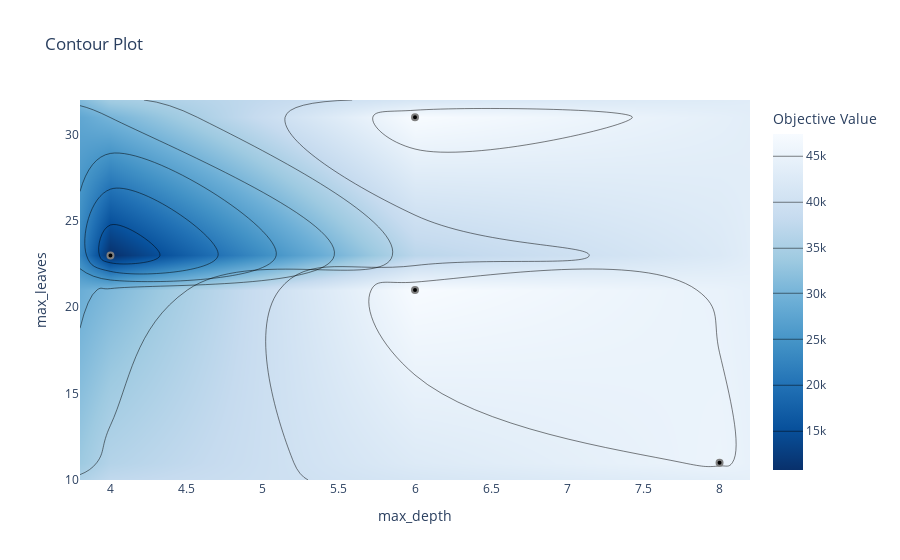

Notebook cell for this chart:
### Code cell
ov.plot_contour(study, params=["max_depth", "max_leaves"])

### Figure 1 — Plotly figure (JSON) as saved in the notebook; plotly's stock layout.template omitted (floating-point values rounded to 4 significant figures)
{"data": [{"colorbar": {"title": {"text": "Objective Value"}}, "colorscale": [[0, "rgb(247,251,255)"], [0.125, "rgb(222,235,247)"], [0.25, "rgb(198,219,239)"], [0.375, "rgb(158,202,225)"], [0.5, "rgb(107,174,214)"], [0.625, "rgb(66,146,198)"], [0.75, "rgb(33,113,181)"], [0.875, "rgb(8,81,156)"], [1, "rgb(8,48,107)"]], "connectgaps": true, "contours": {"coloring": "heatmap"}, "hoverinfo": "none", "line": {"smoothing": 1.3}, "reversescale": true, "type": "contour", "x": [3.8, 4, 6, 8, 8.2], "y": [10, 11, 21, 23, 31, 32], "z": [[null, null, null, null, null], [null, null, null, 45340.0, null], [null, null, 47380.0, null, null], [null, 10740.0, null, null, null], [null, null, 47400.0, null, null], [null, null, null, null, null]]}, {"marker": {"color": "black", "line": {"color": "Grey", "width": 2}}, "mode": "markers", "showlegend": false, "type": "scatter", "x": [4, 6, 6, 8], "y": [23, 21, 31, 11]}], "layout": {"title": {"text": "Contour Plot"}, "xaxis": {"range": [3.8, 8.2], "title": {"text": "max_depth"}}, "yaxis": {"range": [10, 32], "title": {"text": "max_leaves"}}}}
